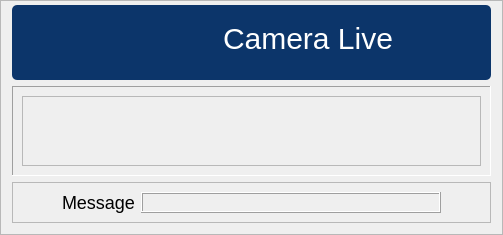
               <widget class="QFrame" name="frame_4">
                <property name="frameShape">
                 <enum>QFrame::StyledPanel</enum>
                </property>
                <property name="frameShadow">
                 <enum>QFrame::Raised</enum>
                </property>
                <layout class="QVBoxLayout" name="verticalLayout_46">
                 <property name="topMargin">
                  <number>4</number>
                 </property>
                 <item>
                  <widget class="QFrame" name="frame_7">
                   <property name="minimumSize">
                    <size>
                     <width>0</width>
                     <height>75</height>
                    </size>
                   </property>
                   <property name="maximumSize">
                    <size>
                     <width>16777215</width>
                     <height>80</height>
                    </size>
                   </property>
                   <property name="baseSize">
                    <size>
                     <width>0</width>
                     <height>100</height>
                    </size>
                   </property>
                   <property name="styleSheet">
                    <string notr="true">QFrame{
	background: #0C356A;
border-radius:5px;
}

</string>
                   </property>
                   <property name="frameShape">
                    <enum>QFrame::NoFrame</enum>
                   </property>
                   <property name="frameShadow">
                    <enum>QFrame::Plain</enum>
                   </property>
                   <property name="lineWidth">
                    <number>3</number>
                   </property>
                   <layout class="QHBoxLayout" name="horizontalLayout_11">
                    <property name="topMargin">
                     <number>0</number>
                    </property>
                    <item>
                     <widget class="QPushButton" name="Stop_connection_Camera_setting">
                      <property name="maximumSize">
                       <size>
                        <width>80</width>
                        <height>30</height>
                       </size>
                      </property>
                      <property name="styleSheet">
                       <string notr="true">
QPushButton{
	color: white;
	padding: 5px;
    background-color:#F1F0E8;
	font-size: 11pt;
	font-weight: bold;
	border-radius:7px;
    background-color:transparent;
}

QPushButton:hover{
	background: #a3a3a3;
}

QPushButton:disabled {
    color: #8D8D8D;
}

QPushButton:pressed {
	background: rgb(0, 0, 0);
}</string>
                      </property>
                      <property name="text">
                       <string/>
                      </property>
                      <property name="icon">
                       <iconset>
                        <normaloff>../icons/camera_disconnected.png</normaloff>../icons/camera_disconnected.png</iconset>
                      </property>
                      <property name="iconSize">
                       <size>
                        <width>50</width>
                        <height>50</height>
                       </size>
                      </property>
                     </widget>
                    </item>
                    <item>
                     <widget class="QPushButton" name="Camera_connection_Camera_setting">
                      <property name="maximumSize">
                       <size>
                        <width>80</width>
                        <height>30</height>
                       </size>
                      </property>
                      <property name="styleSheet">
                       <string notr="true">
QPushButton{
	color: white;
	padding: 5px;
    background-color:#F1F0E8;
	font-size: 11pt;
	font-weight: bold;
	border-radius:7px;
    background-color:transparent;
}

QPushButton:hover{
	background: #a3a3a3;
}

QPushButton:disabled {
    color: #8D8D8D;
}

QPushButton:pressed {
	background: rgb(0, 0, 0);
}</string>
                      </property>
                      <property name="text">
                       <string/>
                      </property>
                      <property name="icon">
                       <iconset>
                        <normaloff>../icons/camera_connected.png</normaloff>../icons/camera_connected.png</iconset>
                      </property>
                      <property name="iconSize">
                       <size>
                        <width>50</width>
                        <height>50</height>
                       </size>
                      </property>
                     </widget>
                    </item>
                    <item>
                     <spacer name="horizontalSpacer_15">
                      <property name="orientation">
                       <enum>Qt::Horizontal</enum>
                      </property>
                      <property name="sizeHint" stdset="0">
                       <size>
                        <width>40</width>
                        <height>20</height>
                       </size>
                      </property>
                     </spacer>
                    </item>
                    <item>
                     <widget class="QLabel" name="label_8">
                      <property name="maximumSize">
                       <size>
                        <width>250</width>
                        <height>100</height>
                       </size>
                      </property>
                      <property name="styleSheet">
                       <string notr="true">font-size:30px;
color: white;
font: 26pt &quot;Mongolian Baiti&quot;;</string>
                      </property>
                      <property name="text">
                       <string>Camera Live</string>
                      </property>
                     </widget>
                    </item>
                    <item>
                     <spacer name="horizontalSpacer_16">
                      <property name="orientation">
                       <enum>Qt::Horizontal</enum>
                      </property>
                      <property name="sizeHint" stdset="0">
                       <size>
                        <width>40</width>
                        <height>20</height>
                       </size>
                      </property>
                     </spacer>
                    </item>
                   </layout>
                  </widget>
                 </item>
                 <item>
                  <widget class="QFrame" name="frame_51">
                   <property name="maximumSize">
                    <size>
                     <width>10000</width>
                     <height>16777215</height>
                    </size>
                   </property>
                   <property name="styleSheet">
                    <string notr="true"/>
                   </property>
                   <property name="frameShape">
                    <enum>QFrame::Panel</enum>
                   </property>
                   <property name="frameShadow">
                    <enum>QFrame::Sunken</enum>
                   </property>
                   <layout class="QVBoxLayout" name="verticalLayout_5">
                    <item>
                     <widget class="QScrollArea" name="scrollArea_3">
                      <property name="widgetResizable">
                       <bool>true</bool>
                      </property>
                      <widget class="QWidget" name="scrollAreaWidgetContents_4">
                       <property name="geometry">
                        <rect>
                         <x>0</x>
                         <y>0</y>
                         <width>1039</width>
                         <height>690</height>
                        </rect>
                       </property>
                       <layout class="QHBoxLayout" name="horizontalLayout_13">
                        <item>
                         <widget class="QLabel" name="label_39">
                          <property name="text">
                           <string/>
                          </property>
                         </widget>
                        </item>
                       </layout>
                      </widget>
                     </widget>
                    </item>
                   </layout>
                  </widget>
                 </item>
                 <item>
                  <widget class="QFrame" name="frame_20">
                   <property name="maximumSize">
                    <size>
                     <width>16777215</width>
                     <height>44</height>
                    </size>
                   </property>
                   <property name="frameShape">
                    <enum>QFrame::StyledPanel</enum>
                   </property>
                   <property name="frameShadow">
                    <enum>QFrame::Raised</enum>
                   </property>
                   <layout class="QHBoxLayout" name="horizontalLayout_33">
                    <item>
                     <spacer name="horizontalSpacer_10">
                      <property name="orientation">
                       <enum>Qt::Horizontal</enum>
                      </property>
                      <property name="sizeHint" stdset="0">
                       <size>
                        <width>40</width>
                        <height>20</height>
                       </size>
                      </property>
                     </spacer>
                    </item>
                    <item>
                     <widget class="QLabel" name="label_27">
                      <property name="maximumSize">
                       <size>
                        <width>100</width>
                        <height>16777215</height>
                       </size>
                      </property>
                      <property name="styleSheet">
                       <string notr="true">font-size:18px;
font: 16pt &quot;Mongolian Baiti&quot;;</string>
                      </property>
                      <property name="text">
                       <string>Message</string>
                      </property>
                     </widget>
                    </item>
                    <item>
                     <widget class="QLabel" name="Message_Camera">
                      <property name="minimumSize">
                       <size>
                        <width>300</width>
                        <height>0</height>
                       </size>
                      </property>
                      <property name="maximumSize">
                       <size>
                        <width>360</width>
                        <height>16777215</height>
                       </size>
                      </property>
                      <property name="frameShape">
                       <enum>QFrame::Box</enum>
                      </property>
                      <property name="frameShadow">
                       <enum>QFrame::Raised</enum>
                      </property>
                      <property name="text">
                       <string/>
                      </property>
                      <property name="alignment">
                       <set>Qt::AlignCenter</set>
                      </property>
                      <property name="margin">
                       <number>4</number>
                      </property>
                     </widget>
                    </item>
                    <item>
                     <spacer name="horizontalSpacer_11">
                      <property name="orientation">
                       <enum>Qt::Horizontal</enum>
                      </property>
                      <property name="sizeHint" stdset="0">
                       <size>
                        <width>40</width>
                        <height>20</height>
                       </size>
                      </property>
                     </spacer>
                    </item>
                   </layout>
                  </widget>
                 </item>
                </layout>
               </widget>
